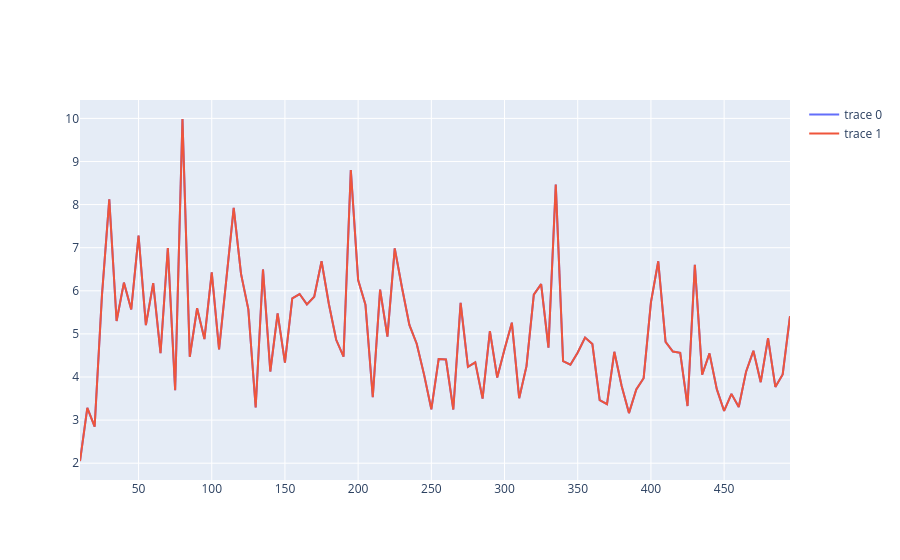

Source (notebook cell):
### Code cell
np.random.seed = 10
results = []
results2 = []
lengths = [i for i in range(10, 500, 5)]
for length in lengths:
    noise = np.random.randn(length)
    transient = gaussian(len(noise), 1) * 5
    noise += transient
    results.append(kurtosis(noise))
    results2.append(spkurt(noise, fisher=False))

plt.plot(transient+noise)
fig = go.Figure()
fig.add_trace(
    go.Scatter(x=lengths, y=results)
)
fig.add_trace(
    go.Scatter(x=lengths, y=results2)
)

fig.show()
